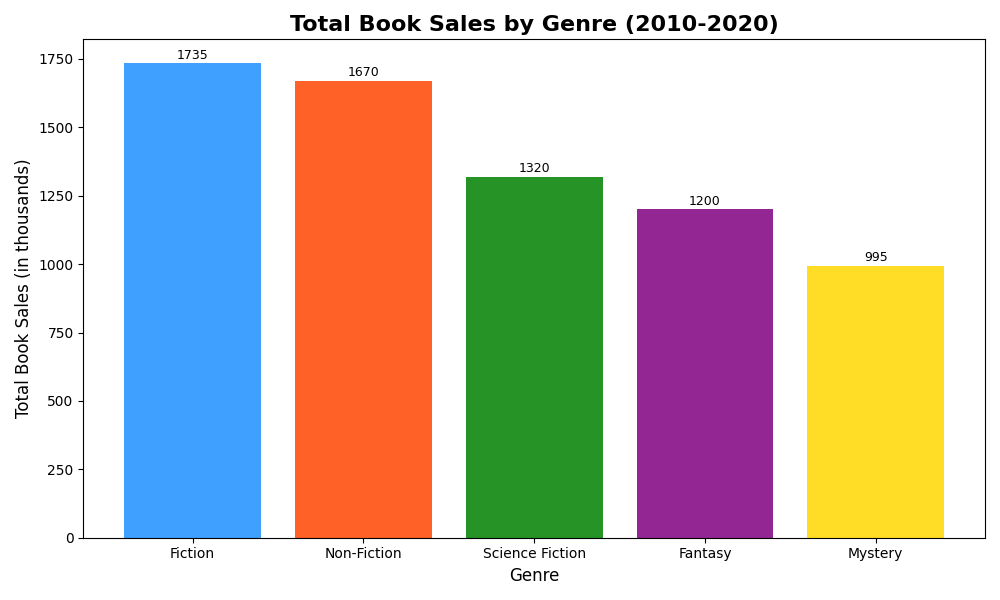

Write the Python code that produced this figure.
import matplotlib.pyplot as plt
import numpy as np

# Book genres
genres = ["Fiction", "Non-Fiction", "Science Fiction", "Fantasy", "Mystery"]

# Aggregate book sales data (sum over years)
total_sales = np.array([1735, 1670, 1320, 1200, 995])  # Precomputed sum for each genre

# Sorting the genres based on total sales
sorted_indices = np.argsort(total_sales)[::-1]  # Use [::-1] for descending order

sorted_genres = np.array(genres)[sorted_indices]
sorted_sales = total_sales[sorted_indices]

fig, ax = plt.subplots(figsize=(10, 6))

ax.bar(sorted_genres, sorted_sales, color=['dodgerblue', 'orangered', 'green', 'purple', 'gold'], alpha=0.85)

ax.set_xlabel('Genre', fontsize=12)
ax.set_ylabel('Total Book Sales (in thousands)', fontsize=12)
ax.set_title('Total Book Sales by Genre (2010-2020)', fontsize=16, fontweight='bold')

for i, val in enumerate(sorted_sales):
    ax.text(i, val + 5, str(val), ha='center', va='bottom', fontsize=9)

plt.tight_layout()
plt.show()
